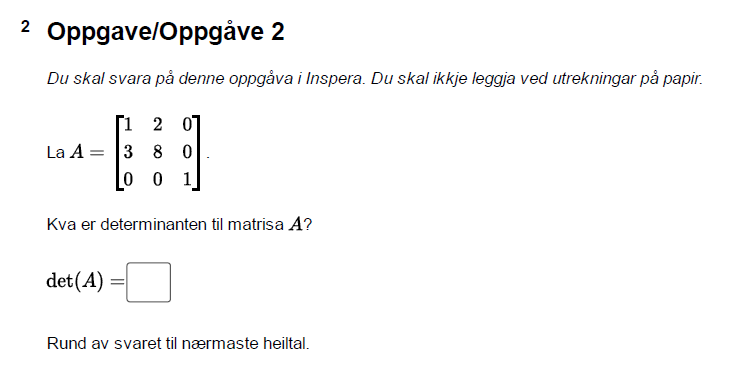
#> input picture folk.ntnu.no/treningsdata/imat1101_trening_1.png, 748 x 365 px
$ python blacklevel.py
#> lines starting #> are read from the running program, lines starting #| are printed output that depends on the picture
#> the answer given: treningsdata/imat1101_trening_1.png
from PIL import Image
import random
from tkinter import Tk, filedialog

def check_color_in_image(image_path, target_color, resolution_percentage):
    # Åpne bildet
#> called with image_path = 'treningsdata/imat1101_trening_1.png', target_color = (255, 0, 0), resolution_percentage = 5
    img = Image.open(image_path)
#> img is the input picture: PIL image 748x365 RGBA; mean R, G, B, A 248.8, 248.8, 248.9, 255
    img = img.convert('RGB')
#> img: PIL image 748x365 RGB

    # Finn ny oppløsning basert på prosent
    width, height = img.size
#> width = 748; height = 365
    new_width = int(width * (resolution_percentage / 100))
#> new_width = 37
    new_height = int(height * (resolution_percentage / 100))
#> new_height = 18

    # Skaler bildet
    resized_img = img.resize((new_width, new_height))
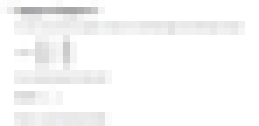
#> resized_img: PIL image 37x18 RGB (shown 7 times larger); mean R, G, B 248.4, 248.4, 248.5
    pixels = resized_img.load()

    # Gå gjennom pikslene
    total_pixels = new_width * new_height
#> total_pixels = 666
    matching_pixels = []
    black_pixel_count = 0

    for y in range(new_height):
        for x in range(new_width):
            if pixels[x, y] == target_color:
                matching_pixels.append((x, y))
            if pixels[x, y] == (0, 0, 0):
                black_pixel_count += 1
#> after the loop, black_pixel_count = 0; matching_pixels = []

    black_percentage = (black_pixel_count / total_pixels) * 100
#> black_percentage = 0
    return matching_pixels, black_percentage

def select_image():
    # Åpne en filvelger for å velge bildefilen
    root = Tk()
    root.withdraw()  # Skjul hovedvinduet
    file_path = filedialog.askopenfilename(filetypes=[("Image files", "*.jpg;*.jpeg;*.png;*.bmp;*.tiff")])
    return file_path

# Eksempel på bruk:
# Velg bildefil
image_path = select_image()
if not image_path:
    print("Ingen fil ble valgt. Avslutter.")
    exit()

# Målfarge (som RGB-verdi)
target_color = (255, 0, 0)  # Rød som eksempel

# Prosentsats for oppløsning
resolution_percentage = 5  # 5% av original størrelse

# Sjekk pikslene
matching_pixels, black_percentage = check_color_in_image(image_path, target_color, resolution_percentage)
#> matching_pixels = []; black_percentage = 0
print(f"Fant {len(matching_pixels)} piksler som matcher fargen {target_color} i {resolution_percentage}% oppløsning.")
#| Fant 0 piksler som matcher fargen (255, 0, 0) i 5% oppløsning.
print(f"{black_percentage:.2f}% av de sjekkede pikslene er svarte.")
#| 0.00% av de sjekkede pikslene er svarte.

$ run again, on folk.ntnu.no/treningsdata/ingt1101_trening_1.png
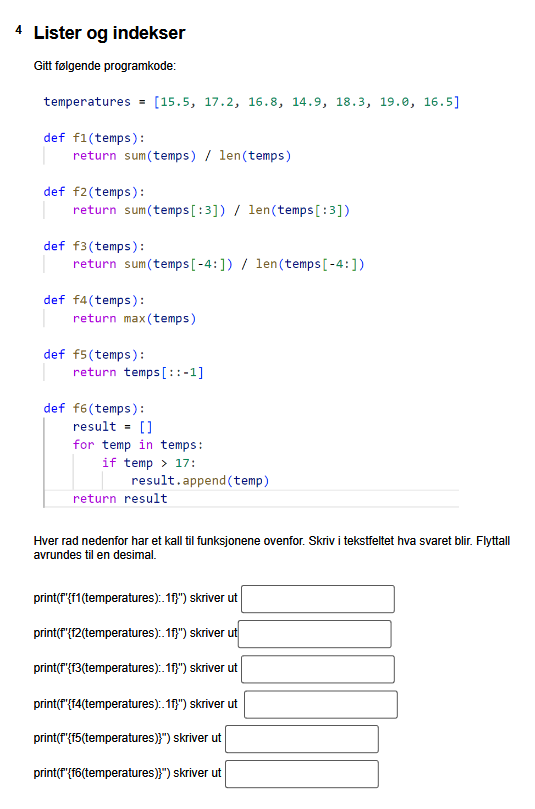
#> input picture folk.ntnu.no/treningsdata/ingt1101_trening_1.png, 535 x 809 px
#> in check_color_in_image, img is the input picture: PIL image 535x809 RGBA; mean R, G, B, A 247.6, 247.5, 248.6, 255
#> img: PIL image 535x809 RGB
#> in check_color_in_image, `resized_img = img.resize((new_width, new_height))`:
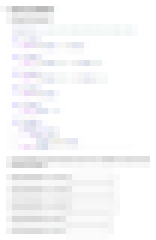
#> resized_img: PIL image 26x40 RGB (shown 6 times larger); mean R, G, B 247.3, 247.3, 248.4
#| Fant 0 piksler som matcher fargen (255, 0, 0) i 5% oppløsning.
#| 0.00% av de sjekkede pikslene er svarte.

$ run again, on folk.ntnu.no/treningsdata/ingt1101_trening_2.png
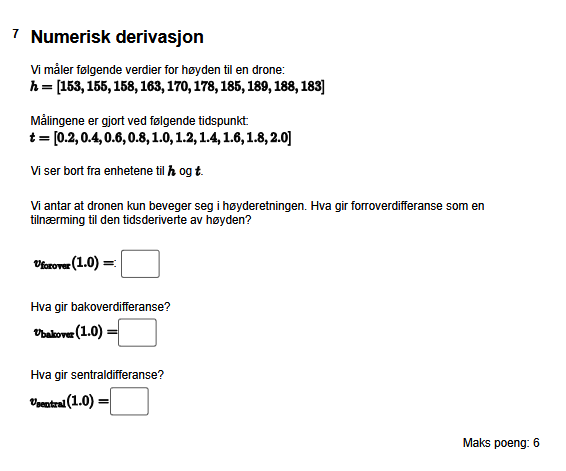
#> input picture folk.ntnu.no/treningsdata/ingt1101_trening_2.png, 566 x 471 px
#> in check_color_in_image, img is the input picture: PIL image 566x471 RGBA; mean R, G, B, A 245.5, 245.5, 245.5, 255
#> img: PIL image 566x471 RGB
#> in check_color_in_image, `resized_img = img.resize((new_width, new_height))`:
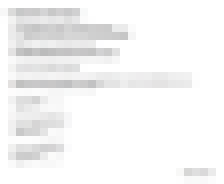
#> resized_img: PIL image 28x23 RGB (shown 8 times larger); mean R, G, B 245.2, 245.2, 245.2
#| Fant 0 piksler som matcher fargen (255, 0, 0) i 5% oppløsning.
#| 0.00% av de sjekkede pikslene er svarte.

$ run again, on folk.ntnu.no/treningsdata/mekt1101_trening_1.png
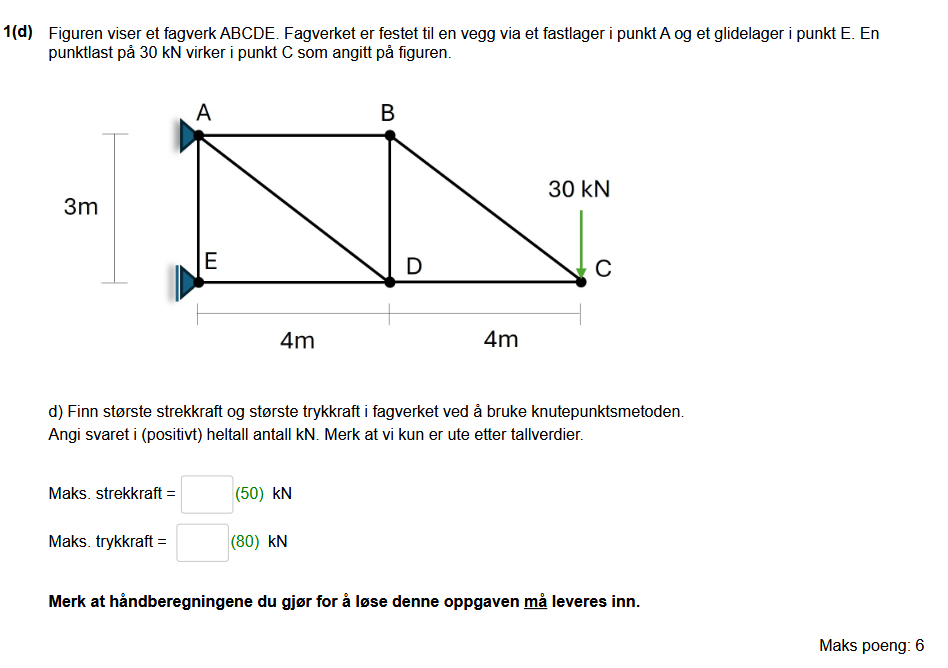
#> input picture folk.ntnu.no/treningsdata/mekt1101_trening_1.png, 948 x 668 px
#> in check_color_in_image, img is the input picture: PIL image 948x668 RGBA; mean R, G, B, A 247.1, 247.2, 247.2, 255
#> img: PIL image 948x668 RGB
#> in check_color_in_image, `resized_img = img.resize((new_width, new_height))`:
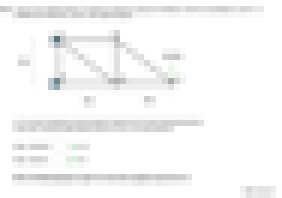
#> resized_img: PIL image 47x33 RGB (shown 6 times larger); mean R, G, B 246.7, 246.8, 246.8
#| Fant 0 piksler som matcher fargen (255, 0, 0) i 5% oppløsning.
#| 0.00% av de sjekkede pikslene er svarte.
